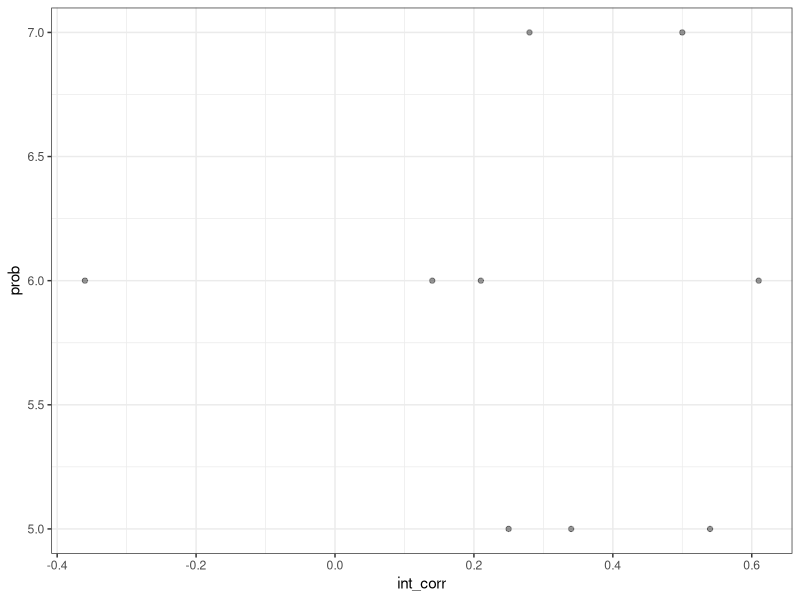
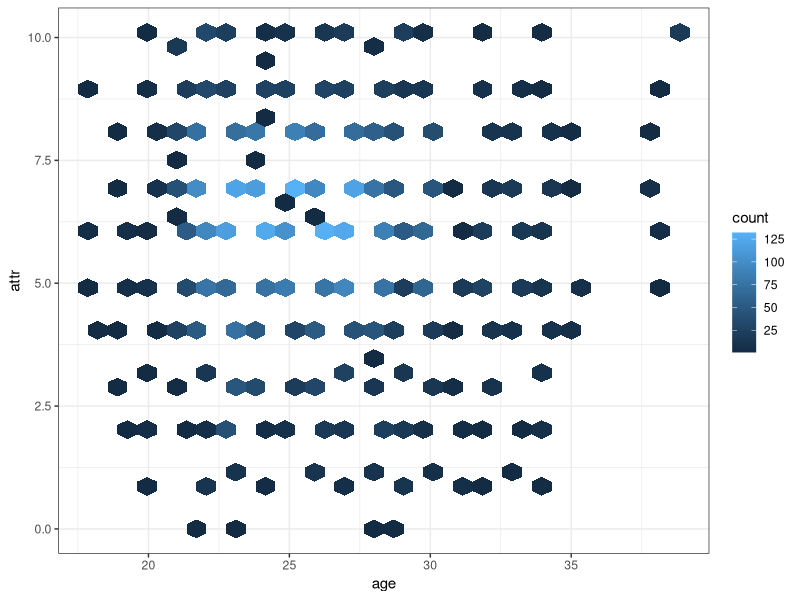

Write R code to recreate these figures, in order. (Note: this script raises an error after producing the figures.)
## ---- chunk 1
library(dplyr)
require(GGally)
library(ggplot2)
theme_set(theme_bw())
library(broom)


dados <- read.csv("dados/speed-dating.csv")
## ---- chunk 2
# a correlação dos interesses (int_corr) de p1 e p2 influencia a probabilidade (prob) deles terem um novo encontro?
# quais variaveis mais influenciam na probabilidade de p1 achar que p2 toparia outro encontro?



summary(dados)

ggplot(dados[1:10,], aes(x = int_corr, y = prob)) + 
  geom_point(alpha = 0.4)

ggplot(dados, aes(x = age, y = attr)) + 
  geom_hex()


## ---- chunk 3
mod <- lm(attr ~ ., data = dados)
# R básico:
summary(mod)
confint(mod)

# broom: 
tidy(mod, conf.int = TRUE)
#glance(mod)

ggplot(dados, aes(x = age, y = attr)) + 
  geom_point(alpha = 0.4) + 
  geom_line(aes(y = predict(mod, dados)), colour = "red")

ggplot(mod, aes(hs_grad, .resid)) + 
  geom_point(alpha = .4) + 
  geom_hline(yintercept = 0, colour = "blue")

